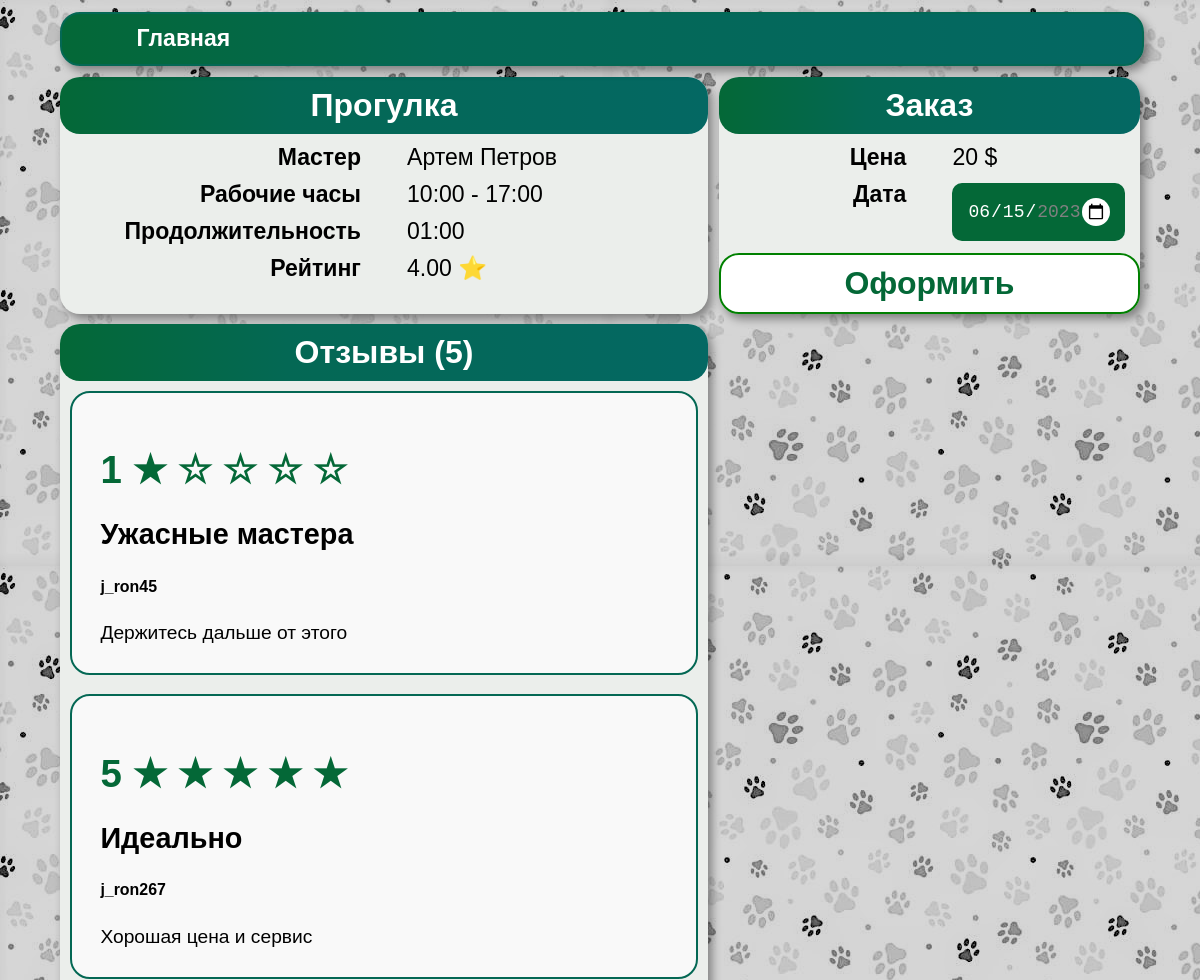
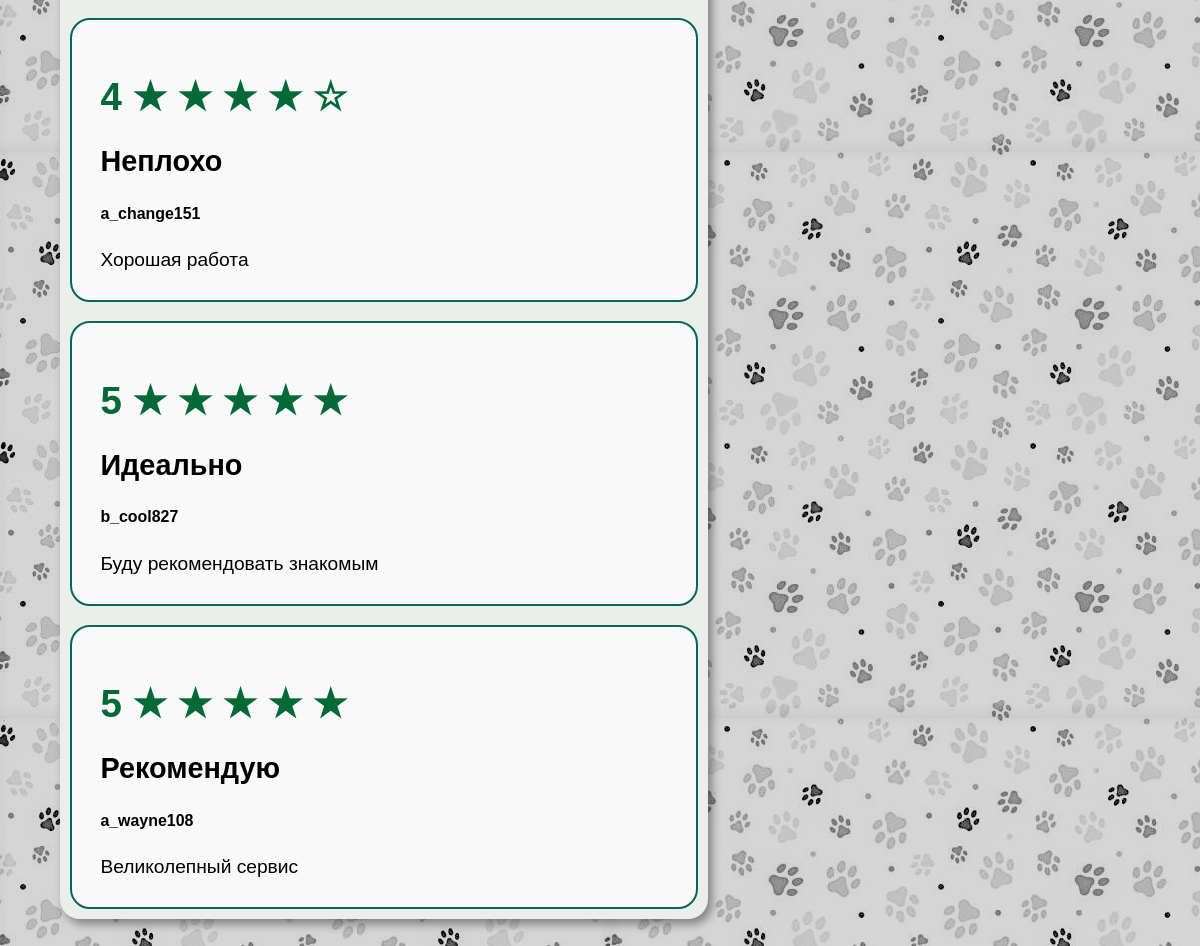
/service/1, run on the app's committed database (2 pictures, top to bottom).
### tables this page shows
CREATE TABLE service (
    service_id INTEGER PRIMARY KEY AUTOINCREMENT,
    service_name VARCHAR(255) NOT NULL,
    description TEXT,
    price DECIMAL(10, 2),
    duration INT
  );

CREATE TABLE master (
    master_id INTEGER PRIMARY KEY AUTOINCREMENT,
    master_name VARCHAR(255) NOT NULL
  );

CREATE TABLE review (
    review_id INTEGER PRIMARY KEY AUTOINCREMENT,
    order_id INT,
    review_title VARCHAR(255),
    review_description TEXT,
    review_score INT,
    FOREIGN KEY (order_id) REFERENCES service_order(order_id)
  );

CREATE TABLE client (
    client_id INTEGER PRIMARY KEY AUTOINCREMENT,
    username VARCHAR(255) NOT NULL
  );

### controllers/about_service.py (the view)
@app.route('/service/<id>')
def master_service(id):
    session['m_service_id'] = id
    con = get_db_connection()
    master_service = get_master_service(con, id)
    review_list = get_review_list(con, id)
    html = render_template(
        'about_service.html',
        title='Услуга',
        m_service = master_service,
        review_list = review_list,
        date_today = date.today(),
        date_max = date.today() + timedelta(days=30)
    )
    con.close()
    return html

### models/about_service_model.py (called while the page is built)
def get_master_service(conn, id):
    df = pandas.read_sql(f'''
    WITH get_rating AS(
        SELECT
            master_service_id,
            AVG(review_score) AS rating
        FROM service_order
        JOIN review USING (order_id)
        GROUP BY master_service_id
    ),
    get_ms AS(
        SELECT *
        FROM master_service
        WHERE master_service_id={id}
    )
    SELECT
        service_name,
        master_name,
        work_day_start,
        work_day_end,
        rating,
        price,
        duration
    FROM get_ms
    JOIN service USING(service_id)
    JOIN master USING(master_id)
    LEFT JOIN get_rating USING(master_service_id)
    ''', conn)
    return df

def get_review_list(conn, id):
    df = pandas.read_sql(f'''
        SELECT
            username,
            review_title,
            review_description,
            review_score
        FROM review
        JOIN service_order USING(order_id)
        JOIN client USING(client_id)
        WHERE master_service_id={id}
    ''', conn)
    return df

### utils.py (called while the page is built)
def get_db_connection():
    return sqlite3.connect('database/db.sqlite')

### templates/about_service.html (shortened to what this page needs)
{% extends('base.html') %}
{% block style %}
    <link rel="stylesheet" href="{{ url_for('static', filename='styles/about_service_style.css') }}">
{% endblock %}
{% block body %}
<div class="main_card">
    <div class="service">
        <p class="title">{{m_service['service_name'].to_string(index=False)}}</p>
        <div class="description">
            <div class="field"><p>Мастер</p></div>
            <p class="value">{{ m_service['master_name'].to_string(index=False) }}</p>
        </div>
        <div class="description">
            <div class="field"><p>Рабочие часы</p></div>
            <div class="value"><p>{{ m_service.loc[0,'work_day_start'][:5] }} - {{ m_service.loc[0,'work_day_end'][:5] }}</p></div>
        </div>
        <div class="description">
            <div class="field"><p>Продолжительность</p></div>
            <div class="value"><p>{{ m_service.loc[0,'duration'][:5] }}</p></div>
        </div>
        <div class="description">
            <div class="field"><p>Рейтинг</p></div>
            <div class="value">
                <p>
                    {% set rating = m_service.loc[0, 'rating'] %}
                    {% if rating|float > 0 %}
                        {{ '{:.2f}'.format(rating) }} &#11088;
                    {% else %}
                        &mdash;
                    {% endif %}
                </p>
            </div>
        </div>
    </div>
    <div class="order">
        <form action="{{ url_for('order_checkout')}}" method="get">
            <p class="title">Заказ</p>
            <div class="description">
                <div class="field"><p>Цена</p></div>
                <div class="value"><p>{{ m_service['price'].to_string(index=False) }} $</p></div>
            </div>
            <div class="description">
                <div class="field"><p>Дата</p></div>
                <div class="value">
                    <input type="date" name="order_date" value="{{date_today}}" min="{{date_today}}" max="{{date_max}}">
                </div>
            </div>
            <input type="submit" value="Оформить">
        </form>
    </div>
    <div class="reviews">
        <p class="title">Отзывы ({{review_list|length}})</p>
        {% for i in range(review_list|length) %}
            <div class="review_card">
                <h1>
                    {% set rating = review_list.loc[i,'review_score'] %}
                    {{rating}}
                    {% for star in range(rating) %}
                        <span class="star_colored">&starf;</span>
                    {% endfor %}
                    {% for star in range(5-rating) %}
                        <span class="star_white">&star;</span>
                    {% endfor %}
                </h1>
                <h2>{{review_list.loc[i,'review_title']}}</h2>
                <h5>{{review_list.loc[i,'username']}}</h5>
                <p>{{review_list.loc[i,'review_description']}}</p>
            </div>
        {% endfor %}
    </div>
</div>
{% endblock %}

### static/styles/main_style.css (style rules this page uses)
body { background-image: url("../images/pet-paws-color-greyscaled.jpg"); display:flex; width:90%; flex-direction: column; align-items:center; font-family: sans-serif; font-size: 1.2em; margin: 1% auto; }

### static/styles/about_service_style.css (style rules this page uses)
p { margin-top: 0px; margin-bottom: 0px; }
.main_card { display: flex; flex-wrap: wrap; flex-direction: row; width:100%; padding: 0; margin-bottom: 10%; }
.service, .reviews, .order { width:60%; margin-top: 1%; background-color: #ebeeeb; border-radius: 20px; display:flex; flex-direction: column; box-shadow: 4px 5px 10px rgba(0, 0, 0, 0.4); }
.order { margin-left:1%; width:39%; position: -webkit-sticky; position: sticky; top:3em; }
div.description { display:flex; flex-direction: row; margin-top: 10px; }
.field { width:50%; vertical-align: middle; font-size: 1.2em; text-align: right; padding-right: 2em; }
.field > p { font-weight: bold; }
.value { width:50%; vertical-align: middle; font-size: 1.2em; text-align: left; }
form { width:100%; margin:0 auto; }
input[type='submit'] { width:100%; padding: 10px; font-size: xx-large; font-weight: bold; background: white; border-radius: 20px; border:solid 2px green; margin-top: 10px; color: rgba(4,104,55,1); transition-duration: 0.4s; }
p.title { padding: 10px; text-align: center; background: linear-gradient(90deg, rgba(4,104,55,1) 0%, rgba(4,104,84,1) 35%, rgba(4,104,99,1) 100%); border-radius: 20px; font-size: xx-large; font-weight: bold; color: white; margin-top: 0px; }
input[type="date"] { position: relative; margin:1% auto; background-color: rgba(4,104,55,1); padding: 15px; color: #ffffff; font-size: 18px; border: none; outline: none; border-radius: 10px; }
span { color:rgba(4,104,55,1); }
h1 { color: rgba(4,104,55,1); }
.review_card { background-color: #f9f9f9; padding: 1.5em; margin:0.5em; border-radius: 20px; border:solid 2px rgba(4,104,84,1); }

### data on the page
service: service_name.to_string "Прогулка"
master: master_name.to_string "Артем Петров"
review: review_title "Ужасные мастера", review_description "Держитесь дальше от этого"
client: username "j_ron45"
review: review_title "Идеально", review_description "Хорошая цена и сервис"
client: username "j_ron267"
review: review_title "Неплохо", review_description "Хорошая работа"
client: username "a_change151"
review: review_title "Идеально", review_description "Буду рекомендовать знакомым"
client: username "b_cool827"
review: review_title "Рекомендую", review_description "Великолепный сервис"
client: username "a_wayne108"

### other printed values
{{ m_service.loc[0,'work_day_start'][:5] }} "10:00"
{{ m_service.loc[0,'work_day_end'][:5] }} "17:00"
{{ m_service.loc[0,'duration'][:5] }} "01:00"
{{ '{:.2f}'.format(rating) }} "4.00"
{{ m_service['price'].to_string(index=False) }} "20"
{{ review_list|length }} "5"
{{ rating }} "1" "5" "4" "5" "5"
